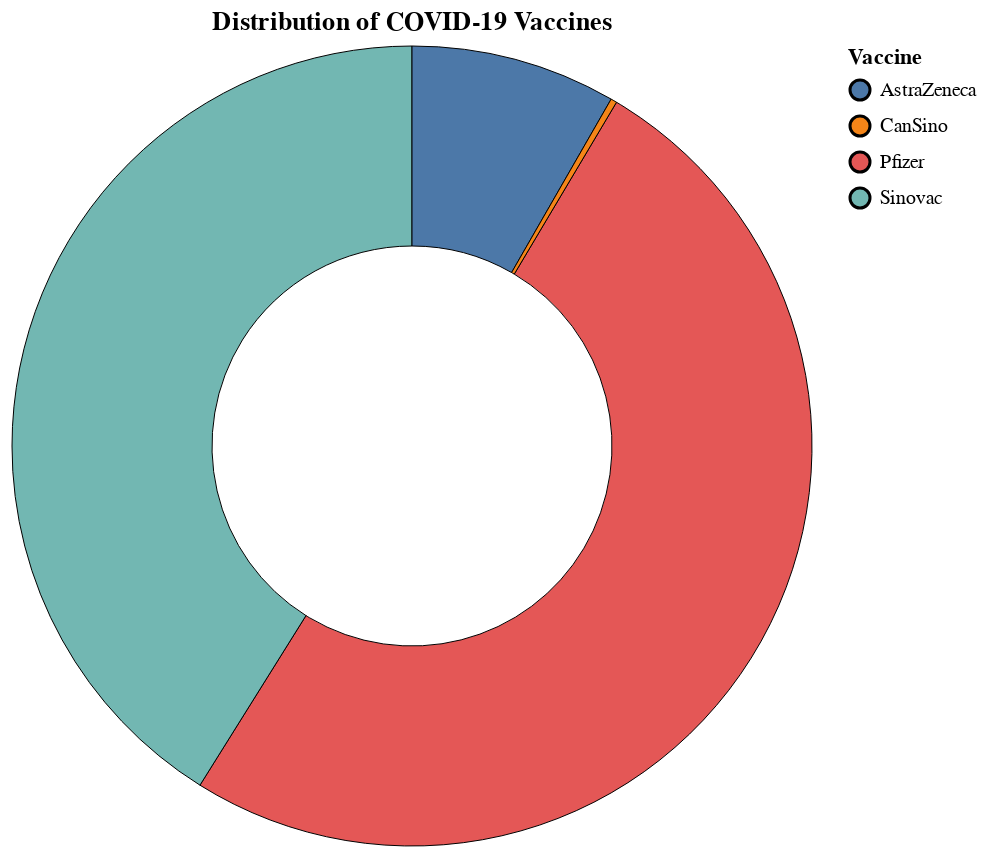

Write the Vega-Lite specification saved for this chart.
### Vega-Lite specification from a JSON file in a GitHub repository (floating-point values rounded to 4 significant figures)
{"$schema": "https://vega.github.io/schema/vega-lite/v5.json", "title": "Distribution of COVID-19 Vaccines", "data": {"values": [{"brand": "Pfizer", "doses": 22973711}, {"brand": "Sinovac", "doses": 18756490}, {"brand": "AstraZeneca", "doses": 3784687}, {"brand": "CanSino", "doses": 112882}]}, "height": 400, "width": 400, "transform": [{"calculate": "datum.doses/45627770*100", "as": "Percentage"}], "mark": {"type": "arc", "innerRadius": 100, "stroke": "black", "strokeWidth": 0.5}, "encoding": {"theta": {"field": "doses", "type": "quantitative"}, "color": {"field": "brand", "type": "nominal", "title": "Vaccine"}, "tooltip": [{"field": "brand", "type": "nominal", "title": "Vaccine"}, {"field": "doses", "type": "quantitative", "title": "Total Doses Administered"}, {"field": "Percentage", "type": "quantitative", "title": "Percentage of Total Doses (%)", "format": ".1f"}]}}
